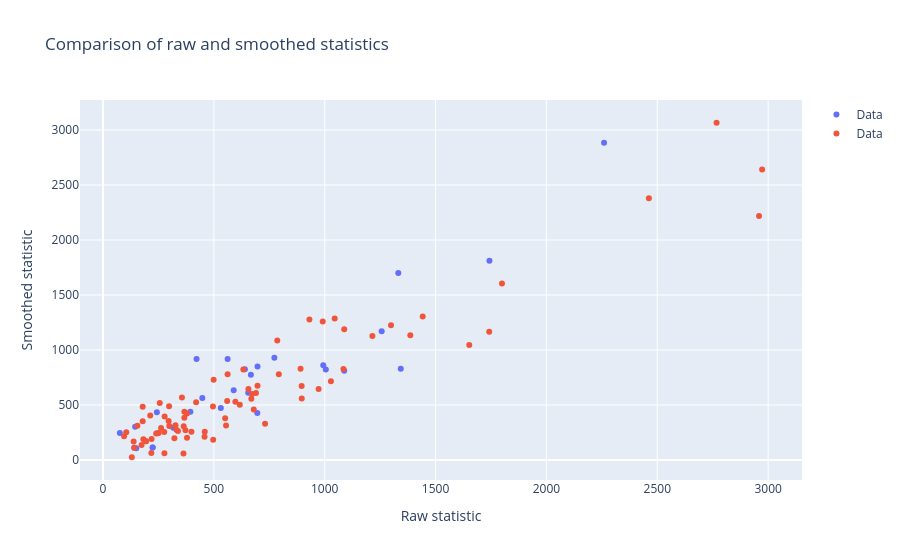

The cell this chart's notebook holds for it:
### Code cell
import plotly.graph_objects as go

fig = go.Figure()
fig.add_trace(go.Scatter(
    x=results_raw.set_index("pathway_id").loc[known_pathways, "statistic"],
    y=results_smooth.set_index("pathway_id").loc[known_pathways, "statistic"],
    mode='markers',
    name='Data', # add overing label for the data points: pathway_name
    hovertext=results_raw.loc[results_raw.index, "pathway_name"],
))

fig.add_trace(go.Scatter(
    x=results_raw.set_index("pathway_id").loc[unknown_pathways, "statistic"],
    y=results_smooth.set_index("pathway_id").loc[unknown_pathways, "statistic"],
    mode='markers',
    name='Data', # add overing label for the data points: pathway_name
    hovertext=results_raw.loc[results_raw.index, "pathway_name"],
))


fig.update_layout(
    title="Comparison of raw and smoothed statistics",
    xaxis_title="Raw statistic",
    yaxis_title="Smoothed statistic"
)
fig.show()

### Figure 1 — Plotly figure (JSON) as saved in the notebook; plotly's stock layout.template omitted (floating-point values rounded to 4 significant figures)
{"data": [{"hovertext": ["Sphingolipid metabolism - Homo sapiens (human)", "Pentose and glucuronate interconversions - Homo sapiens (human)", "Bile secretion - Homo sapiens (human)", "Primary bile acid biosynthesis - Homo sapiens (human)", "Sphingolipid signaling pathway - Homo sapiens (human)", "Pentose phosphate pathway - Homo sapiens (human)", "Steroid biosynthesis - Homo sapiens (human)", "Ascorbate and aldarate metabolism - Homo sapiens (human)", "Necroptosis - Homo sapiens (human)", "Galactose metabolism - Homo sapiens (human)", "Thyroid hormone synthesis - Homo sapiens (human)", "Linoleic acid metabolism - Homo sapiens (human)", "Cholesterol metabolism - Homo sapiens (human)", "Fat digestion and absorption - Homo sapiens (human)", "Arginine biosynthesis - Homo sapiens (human)", "Riboflavin metabolism - Homo sapiens (human)", "Glycerolipid metabolism - Homo sapiens (human)", "Starch and sucrose metabolism - Homo sapiens (human)", "Propanoate metabolism - Homo sapiens (human)", "Biotin metabolism - Homo sapiens (human)", "Taurine and hypotaurine metabolism - Homo sapiens (human)", "Phospholipase D signaling pathway - Homo sapiens (human)", "Aminoacyl-tRNA biosynthesis - Homo sapiens (human)", "Arachidonic acid metabolism - Homo sapiens (human)", "Fc gamma R-mediated phagocytosis - Homo sapiens (human)", "Ovarian steroidogenesis - Homo sapiens (human)", "Inositol phosphate metabolism - Homo sapiens (human)", "Fatty acid biosynthesis - Homo sapiens (human)", "HIF-1 signaling pathway - Homo sapiens (human)", "Oxytocin signaling pathway - Homo sapiens (human)", "Vitamin digestion and absorption - Homo sapiens (human)", "Phosphonate and phosphinate metabolism - Homo sapiens (human)", "Pantothenate and CoA biosynthesis - Homo sapiens (human)", "Ether lipid metabolism - Homo sapiens (human)", "Mineral absorption - Homo sapiens (human)", "Carbon metabolism - Homo sapiens (human)", "Valine, leucine and isoleucine degradation - Homo sapiens (human)", "Serotonergic synapse - Homo sapiens (human)", "Aldosterone synthesis and secretion - Homo sapiens (human)", "Fc epsilon RI signaling pathway - Homo sapiens (human)", "Butanoate metabolism - Homo sapiens (human)", "Purine metabolism - Homo sapiens (human)", "Glycolysis / Gluconeogenesis - Homo sapiens (human)", "FoxO signaling pathway - Homo sapiens (human)", "Protein digestion and absorption - Homo sapiens (human)", "Arginine and proline metabolism - Homo sapiens (human)", "Oxidative phosphorylation - Homo sapiens (human)", "mTOR signaling pathway - Homo sapiens (human)", "Porphyrin and chlorophyll metabolism - Homo sapiens (human)", "Cysteine and methionine metabolism - Homo sapiens (human)", "Glycosylphosphatidylinositol (GPI)-anchor biosynthesis - Homo sapiens (human)", "Pyrimidine metabolism - Homo sapiens (human)", "cAMP signaling pathway - Homo sapiens (human)", "Glycerophospholipid metabolism - Homo sapiens (human)", "Glyoxylate and dicarboxylate metabolism - Homo sapiens (human)", "Biosynthesis of amino acids - Homo sapiens (human)", "Sulfur relay system - Homo sapiens (human)", "Prolactin signaling pathway - Homo sapiens (human)", "Valine, leucine and isoleucine biosynthesis - Homo sapiens (human)", "AMPK signaling pathway - Homo sapiens (human)", "Biosynthesis of cofactors - Homo sapiens (human)", "GABAergic synapse - Homo sapiens (human)", "Neuroactive ligand-receptor interaction - Homo sapiens (human)", "Neomycin, kanamycin and gentamicin biosynthesis - Homo sapiens (human)", "Parathyroid hormone synthesis, secretion and action - Homo sapiens (human)", "Thiamine metabolism - Homo sapiens (human)", "Vascular smooth muscle contraction - Homo sapiens (human)", "Gap junction - Homo sapiens (human)", "D-Arginine and D-ornithine metabolism - Homo sapiens (human)", "Carbohydrate digestion and absorption - Homo sapiens (human)", "alpha-Linolenic acid metabolism - Homo sapiens (human)", "Biosynthesis of unsaturated fatty acids - Homo sapiens (human)", "Glycine, serine and threonine metabolism - Homo sapiens (human)", "Dopaminergic synapse - Homo sapiens (human)", "Nitrogen metabolism - Homo sapiens (human)", "Glucagon signaling pathway - Homo sapiens (human)", "Insulin secretion - Homo sapiens (human)", "Fructose and mannose metabolism - Homo sapiens (human)", "Vitamin B6 metabolism - Homo sapiens (human)", "Alanine, aspartate and glutamate metabolism - Homo sapiens (human)", "Regulation of lipolysis in adipocytes - Homo sapiens (human)", "Thermogenesis - Homo sapiens (human)", "2-Oxocarboxylic acid metabolism - Homo sapiens (human)", "Phenylalanine metabolism - Homo sapiens (human)", "Citrate cycle (TCA cycle) - Homo sapiens (human)", "Phenylalanine, tyrosine and tryptophan biosynthesis - Homo sapiens (human)", "Taste transduction - Homo sapiens (human)", "Histidine metabolism - Homo sapiens (human)", "Sulfur metabolism - Homo sapiens (human)", "Glutamatergic synapse - Homo sapiens (human)", "D-Glutamine and D-glutamate metabolism - Homo sapiens (human)", "beta-Alanine metabolism - Homo sapiens (human)", "Long-term depression - Homo sapiens (human)", "Retrograde endocannabinoid signaling - Homo sapiens (human)", "Amino sugar and nucleotide sugar metabolism - Homo sapiens (human)", "Glutathione metabolism - Homo sapiens (human)", "ABC transporters - Homo sapiens (human)", "Ferroptosis - Homo sapiens (human)", "Tryptophan metabolism - Homo sapiens (human)", "Tyrosine metabolism - Homo sapiens (human)", "Pyruvate metabolism - Homo sapiens (human)", "Proximal tubule bicarbonate reclamation - Homo sapiens (human)", "Lysine degradation - Homo sapiens (human)", "Inflammatory mediator regulation of TRP channels - Homo sapiens (human)", "Nicotinate and nicotinamide metabolism - Homo sapiens (human)", "Fatty acid degradation - Homo sapiens (human)", "Fatty acid metabolism - Homo sapiens (human)", "C-type lectin receptor signaling pathway - Homo sapiens (human)", "Renin secretion - Homo sapiens (human)", "Steroid hormone biosynthesis - Homo sapiens (human)"], "mode": "markers", "name": "Data", "type": "scatter", "x": [640.0, 224.0, 224.0, 1257.0, 1005.0, 448.0, 422.0, 562.0, 141.0, 655.0, 243.0, 76.0, 2260.0, 1743.0, 993.5, 1088.0, 1343.0, 317.0, 773.0, 697.0, 667.0, 531.5, 589.5, 696.0, 394.0, 150.0, 145.0, 1332.0], "y": [826.0, 114.0, 114.0, 1170.0, 823.0, 563.0, 918.0, 919.0, 112.0, 612.0, 434.0, 245.0, 2885.0, 1812.0, 861.0, 811.0, 829.0, 293.0, 929.0, 849.0, 776.0, 472.0, 633.0, 427.0, 438.0, 107.0, 303.0, 1701.0]}, {"hovertext": ["Sphingolipid metabolism - Homo sapiens (human)", "Pentose and glucuronate interconversions - Homo sapiens (human)", "Bile secretion - Homo sapiens (human)", "Primary bile acid biosynthesis - Homo sapiens (human)", "Sphingolipid signaling pathway - Homo sapiens (human)", "Pentose phosphate pathway - Homo sapiens (human)", "Steroid biosynthesis - Homo sapiens (human)", "Ascorbate and aldarate metabolism - Homo sapiens (human)", "Necroptosis - Homo sapiens (human)", "Galactose metabolism - Homo sapiens (human)", "Thyroid hormone synthesis - Homo sapiens (human)", "Linoleic acid metabolism - Homo sapiens (human)", "Cholesterol metabolism - Homo sapiens (human)", "Fat digestion and absorption - Homo sapiens (human)", "Arginine biosynthesis - Homo sapiens (human)", "Riboflavin metabolism - Homo sapiens (human)", "Glycerolipid metabolism - Homo sapiens (human)", "Starch and sucrose metabolism - Homo sapiens (human)", "Propanoate metabolism - Homo sapiens (human)", "Biotin metabolism - Homo sapiens (human)", "Taurine and hypotaurine metabolism - Homo sapiens (human)", "Phospholipase D signaling pathway - Homo sapiens (human)", "Aminoacyl-tRNA biosynthesis - Homo sapiens (human)", "Arachidonic acid metabolism - Homo sapiens (human)", "Fc gamma R-mediated phagocytosis - Homo sapiens (human)", "Ovarian steroidogenesis - Homo sapiens (human)", "Inositol phosphate metabolism - Homo sapiens (human)", "Fatty acid biosynthesis - Homo sapiens (human)", "HIF-1 signaling pathway - Homo sapiens (human)", "Oxytocin signaling pathway - Homo sapiens (human)", "Vitamin digestion and absorption - Homo sapiens (human)", "Phosphonate and phosphinate metabolism - Homo sapiens (human)", "Pantothenate and CoA biosynthesis - Homo sapiens (human)", "Ether lipid metabolism - Homo sapiens (human)", "Mineral absorption - Homo sapiens (human)", "Carbon metabolism - Homo sapiens (human)", "Valine, leucine and isoleucine degradation - Homo sapiens (human)", "Serotonergic synapse - Homo sapiens (human)", "Aldosterone synthesis and secretion - Homo sapiens (human)", "Fc epsilon RI signaling pathway - Homo sapiens (human)", "Butanoate metabolism - Homo sapiens (human)", "Purine metabolism - Homo sapiens (human)", "Glycolysis / Gluconeogenesis - Homo sapiens (human)", "FoxO signaling pathway - Homo sapiens (human)", "Protein digestion and absorption - Homo sapiens (human)", "Arginine and proline metabolism - Homo sapiens (human)", "Oxidative phosphorylation - Homo sapiens (human)", "mTOR signaling pathway - Homo sapiens (human)", "Porphyrin and chlorophyll metabolism - Homo sapiens (human)", "Cysteine and methionine metabolism - Homo sapiens (human)", "Glycosylphosphatidylinositol (GPI)-anchor biosynthesis - Homo sapiens (human)", "Pyrimidine metabolism - Homo sapiens (human)", "cAMP signaling pathway - Homo sapiens (human)", "Glycerophospholipid metabolism - Homo sapiens (human)", "Glyoxylate and dicarboxylate metabolism - Homo sapiens (human)", "Biosynthesis of amino acids - Homo sapiens (human)", "Sulfur relay system - Homo sapiens (human)", "Prolactin signaling pathway - Homo sapiens (human)", "Valine, leucine and isoleucine biosynthesis - Homo sapiens (human)", "AMPK signaling pathway - Homo sapiens (human)", "Biosynthesis of cofactors - Homo sapiens (human)", "GABAergic synapse - Homo sapiens (human)", "Neuroactive ligand-receptor interaction - Homo sapiens (human)", "Neomycin, kanamycin and gentamicin biosynthesis - Homo sapiens (human)", "Parathyroid hormone synthesis, secretion and action - Homo sapiens (human)", "Thiamine metabolism - Homo sapiens (human)", "Vascular smooth muscle contraction - Homo sapiens (human)", "Gap junction - Homo sapiens (human)", "D-Arginine and D-ornithine metabolism - Homo sapiens (human)", "Carbohydrate digestion and absorption - Homo sapiens (human)", "alpha-Linolenic acid metabolism - Homo sapiens (human)", "Biosynthesis of unsaturated fatty acids - Homo sapiens (human)", "Glycine, serine and threonine metabolism - Homo sapiens (human)", "Dopaminergic synapse - Homo sapiens (human)", "Nitrogen metabolism - Homo sapiens (human)", "Glucagon signaling pathway - Homo sapiens (human)", "Insulin secretion - Homo sapiens (human)", "Fructose and mannose metabolism - Homo sapiens (human)", "Vitamin B6 metabolism - Homo sapiens (human)", "Alanine, aspartate and glutamate metabolism - Homo sapiens (human)", "Regulation of lipolysis in adipocytes - Homo sapiens (human)", "Thermogenesis - Homo sapiens (human)", "2-Oxocarboxylic acid metabolism - Homo sapiens (human)", "Phenylalanine metabolism - Homo sapiens (human)", "Citrate cycle (TCA cycle) - Homo sapiens (human)", "Phenylalanine, tyrosine and tryptophan biosynthesis - Homo sapiens (human)", "Taste transduction - Homo sapiens (human)", "Histidine metabolism - Homo sapiens (human)", "Sulfur metabolism - Homo sapiens (human)", "Glutamatergic synapse - Homo sapiens (human)", "D-Glutamine and D-glutamate metabolism - Homo sapiens (human)", "beta-Alanine metabolism - Homo sapiens (human)", "Long-term depression - Homo sapiens (human)", "Retrograde endocannabinoid signaling - Homo sapiens (human)", "Amino sugar and nucleotide sugar metabolism - Homo sapiens (human)", "Glutathione metabolism - Homo sapiens (human)", "ABC transporters - Homo sapiens (human)", "Ferroptosis - Homo sapiens (human)", "Tryptophan metabolism - Homo sapiens (human)", "Tyrosine metabolism - Homo sapiens (human)", "Pyruvate metabolism - Homo sapiens (human)", "Proximal tubule bicarbonate reclamation - Homo sapiens (human)", "Lysine degradation - Homo sapiens (human)", "Inflammatory mediator regulation of TRP channels - Homo sapiens (human)", "Nicotinate and nicotinamide metabolism - Homo sapiens (human)", "Fatty acid degradation - Homo sapiens (human)", "Fatty acid metabolism - Homo sapiens (human)", "C-type lectin receptor signaling pathway - Homo sapiens (human)", "Renin secretion - Homo sapiens (human)", "Steroid hormone biosynthesis - Homo sapiens (human)"], "mode": "markers", "name": "Data", "type": "scatter", "x": [1386.0, 1215.0, 1084.0, 179.0, 1800.0, 379.0, 141.0, 562.0, 364.0, 991.0, 256.0, 95.0, 731.0, 179.0, 1742.0, 105.0, 367.0, 327.0, 298.0, 213.0, 672.0, 560.0, 1028.0, 130.0, 219.0, 2462.0, 669.0, 138.0, 299.0, 896.5, 1442.0, 896.0, 1088.0, 245.0, 155.0, 633.0, 972.5, 1299.0, 2959.0, 277.0, 356.0, 551.0, 2973.0, 262.0, 1045.0, 499.0, 174.0, 497.0, 496.0, 379.0, 276.0, 931.0, 278.0, 182.0, 372.0, 367.0, 251.0, 891.0, 363.0, 1652.0, 697.0, 597.0, 690.0, 296.0, 399.0, 194.0, 194.0, 793.0, 240.0, 680.0, 786.0, 2768.0, 459.0, 458.0, 617.0, 420.0, 555.0, 338.0, 656.0, 322.0, 331.0, 218.0], "y": [1133.0, 1127.0, 827.0, 352.0, 1604.0, 422.0, 112.0, 780.0, 306.0, 1258.0, 518.0, 217.0, 330.0, 483.0, 1165.0, 253.0, 385.0, 315.0, 489.0, 405.0, 600.0, 537.0, 715.0, 25.0, 190.0, 2379.0, 556.0, 168.0, 308.0, 559.0, 1305.0, 672.0, 1189.0, 244.0, 312.0, 822.0, 645.0, 1225.0, 2218.0, 61.0, 569.0, 380.0, 2640.0, 292.0, 1286.0, 730.0, 137.0, 185.0, 487.0, 203.0, 255.0, 1277.0, 396.0, 188.0, 271.0, 439.0, 246.0, 830.0, 60.0, 1046.0, 676.0, 530.0, 609.0, 354.0, 257.0, 171.0, 171.0, 779.0, 240.0, 459.0, 1086.0, 3066.0, 256.0, 211.0, 502.0, 525.0, 313.0, 263.0, 646.0, 198.0, 276.0, 63.0]}], "layout": {"title": {"text": "Comparison of raw and smoothed statistics"}, "xaxis": {"title": {"text": "Raw statistic"}}, "yaxis": {"title": {"text": "Smoothed statistic"}}}}
